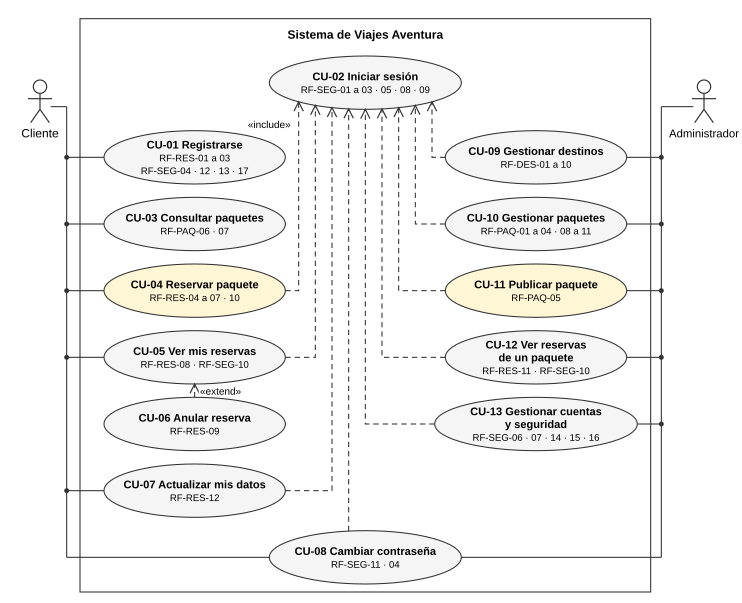

Source code (Python):
"""Fig. · Diagrama de casos de uso, con coordenadas fijas (svgkit), como el del informe 4+1.

Disposición según Scott Ambler, *The Elements of UML 2.0 Style*: actor primario arriba a la izquierda y
todos los actores fuera del límite del sistema; casos de uso apilados en el orden en que ocurren;
asociaciones sin punta de flecha. Dos actores, como pide la guía del curso (Cliente y Administrador):
el actor es un rol, no una persona. La gestión de cada entidad es un solo caso (“Gestionar destinos”),
no una elipse por operación CRUD. Cada caso que exige sesión la incluye con su propia flecha.
Cada caso lleva los RF que cumple; la tabla de la sección 2.1 repite esa asignación y trazabilidad.py
comprueba que todo RF funcional esté en algún caso de uso.
"""
import os
import sys

from PIL import ImageFont

sys.path.insert(0, os.path.dirname(__file__))
from svgkit import SVG, AMARILLO, GRIS, BORDE

FUENTE = ImageFont.truetype("/usr/share/fonts/truetype/liberation/LiberationSans-Bold.ttf", 100)
g = SVG(556, 452)                  # página ancha, como el diagrama de clases: los carriles respiran
RX, RY = 68, 20
XL, XR, XC = 146, 402, 274          # columna del cliente, del administrador y bus de «include»
Y = [118, 168, 218, 268, 318, 368]  # filas, en el orden en que ocurren


def cu(cx, cy, titulo, reqs, rx=RX, fill=GRIS):
    g.ellipse(cx, cy, rx, RY, fill=fill)
    lineas, rl = titulo.split("\n"), reqs.split("\n")
    n = len(lineas) + len(rl)
    y0 = cy - (n - 1) * 4.8 + 3
    for i, l in enumerate(lineas):
        assert FUENTE.getlength(l) * 8.3 / 100 < 2 * rx - 14, f"no cabe: {l}"
        g.text(cx, y0 + i * 9.6, l, 8.3, bold=True)
    for i, l in enumerate(rl):
        g.text(cx, y0 + (len(lineas) + i) * 9.6, l, 7.2)


# límite del sistema
g.rect(60, 14, 428, 430, fill="#ffffff")
g.text(XC, 29, "Sistema de Viajes Aventura", 9, bold=True)

# arriba al centro, el caso que incluyen todos los que exigen sesión
YS = 62
cu(XC, YS, "CU-02 Iniciar sesión", "RF-SEG-01 a 03 · 05 · 08 · 09", rx=72)

# columna del cliente (orden temporal: registrarse, mirar, reservar, revisar)
cu(XL, Y[0], "CU-01 Registrarse", "RF-RES-01 a 03\nRF-SEG-04 · 12 · 13 · 17")
cu(XL, Y[1], "CU-03 Consultar paquetes", "RF-PAQ-06 · 07")
cu(XL, Y[2], "CU-04 Reservar paquete", "RF-RES-04 a 07 · 10", fill=AMARILLO)
cu(XL, Y[3], "CU-05 Ver mis reservas", "RF-RES-08 · RF-SEG-10")
cu(XL, Y[4], "CU-06 Anular reserva", "RF-RES-09")
cu(XL, Y[5], "CU-07 Actualizar mis datos", "RF-RES-12")
# columna del administrador
cu(XR, Y[0], "CU-09 Gestionar destinos", "RF-DES-01 a 10")
cu(XR, Y[1], "CU-10 Gestionar paquetes", "RF-PAQ-01 a 04 · 08 a 11")
cu(XR, Y[2], "CU-11 Publicar paquete", "RF-PAQ-05", fill=AMARILLO)
cu(XR, Y[3], "CU-12 Ver reservas\nde un paquete", "RF-RES-11 · RF-SEG-10")
R13 = 76                                       # CU-13 es más ancho: su título va en dos líneas
cu(XR, Y[4], "CU-13 Gestionar cuentas\ny seguridad", "RF-SEG-06 · 07 · 14 · 15 · 16", rx=R13)
# abajo al centro, el caso de los dos actores
YC = 418
cu(XC, YC, "CU-08 Cambiar contraseña", "RF-SEG-11 · 04", rx=72)

# «include» Iniciar sesión: una dependencia por caso, cada una con su punta (UML 2.5.1). Cada
# flecha sube por su propio carril y entra al borde inferior de CU-02; el carril de un caso más
# abajo queda más cerca del centro, para que ninguna vertical cruce una horizontal.
def borde_inferior(x):
    """Punto del borde inferior de la elipse de CU-02 sobre la vertical x."""
    return YS + 20 * (1 - ((x - XC) / 72) ** 2) ** 0.5


# Entre las dos columnas hay 120 pt (de x = 218 a 338): nueve carriles separados por 12,5 pt, que
# llegan repartidos a lo ancho del borde inferior de CU-02 (antes eran 6 pt y se confundían).
PASO = 12.5
carriles = [(XL + RX, Y[2], XC - 4 * PASO), (XL + RX, Y[3], XC - 3 * PASO), (XL + RX, Y[5], XC - 2 * PASO),
            (XR - RX, Y[0], XC + 4 * PASO), (XR - RX, Y[1], XC + 3 * PASO), (XR - RX, Y[2], XC + 2 * PASO),
            (XR - RX, Y[3], XC + PASO), (XR - R13, Y[4], XC)]
for x0, y0, xc in carriles:
    g.path([(x0, y0), (xc, y0), (xc, borde_inferior(xc))], dash=True, end="vee")
XU = XC - PASO                                  # CU-08 sube desde abajo por su propio carril
g.path([(XU, YC - 20 * (1 - ((XU - XC) / 72) ** 2) ** 0.5), (XU, borde_inferior(XU))], dash=True, end="vee")
g.text(XC - 4 * PASO - 6, YS + RY + 14, "«include»", 7.5, anchor="end", halo=True)

# «extend»: anular es opcional dentro de ver mis reservas (la flecha va al caso base)
g.path([(XL, Y[4] - RY), (XL, Y[3] + RY)], dash=True, end="vee")
g.text(XL + 4, (Y[3] + Y[4]) / 2 + 3, "«extend»", 7.5, anchor="start", halo=True)

# Cliente: arriba a la izquierda, con un bus ortogonal hacia sus casos
g.actor(30, 60, "Cliente")
BL = 50
g.path([(38, 80), (BL, 80)])
g.path([(BL, 80), (BL, YC)])
for k in (0, 1, 2, 3, 5):
    g.path([(BL, Y[k]), (XL - RX, Y[k])])
    g.circle(BL, Y[k], 1.4, fill=BORDE)
g.path([(BL, YC), (XC - 72, YC)])

# Administrador: a la derecha, mismo criterio
g.actor(528, 60, "Administrador", size=8.5)
BR = 496                                       # a la izquierda del nombre del actor, sin cruzarlo
g.path([(520, 80), (BR, 80)])
g.path([(BR, 80), (BR, YC)])
for k in (0, 1, 2, 3, 4):
    g.path([(BR, Y[k]), (XR + (R13 if k == 4 else RX), Y[k])])
    g.circle(BR, Y[k], 1.4, fill=BORDE)
g.path([(BR, YC), (XC + 72, YC)])

g.save(os.path.join(os.path.dirname(os.path.abspath(__file__)), "02_casos_uso.svg"))
